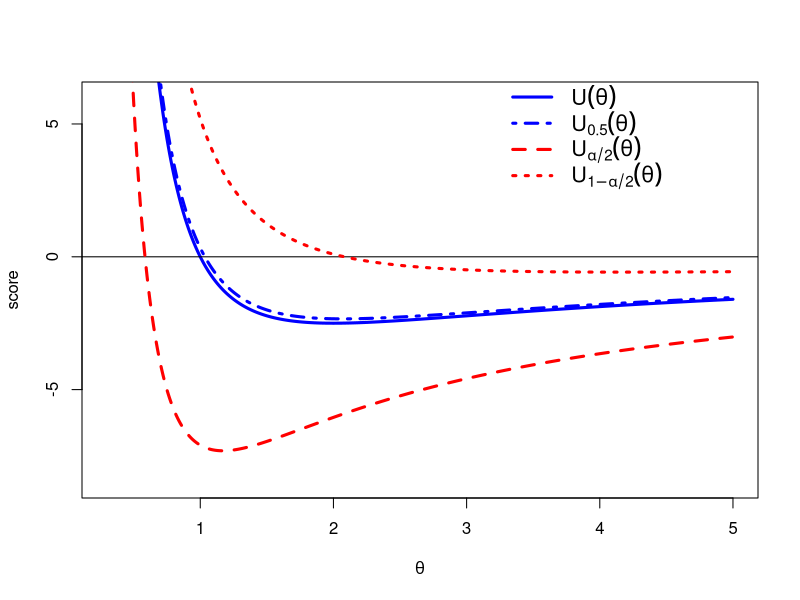

The R script that drew this image:
# Confidence limits for the variance (theta) of a normal 
# distribution with known mean based on n iid observations.
# Example 2 in
# Higher-order approximate confidence intervals
# Pinheiro, E.C, Ferrari, S.L.P., Medeiros, F.M.C.
# 2019
# Date: 04/12/2019

n=20 #sample size
thetahat=1 #sum(x^2)/n
alpha=0.05 #To construct gamma = 1-alpha confidence limits

k<-function(alpha)
{
  return( sqrt(2)*( qnorm(alpha)+(sqrt(2)*(qnorm(alpha)^2-1))/(3*sqrt(n))+(qnorm(alpha)^3-7*qnorm(alpha))/(18*n) ) )
}
U<-function(theta)
{
  return( (n/(2*theta)*(thetahat/theta - 1)) )
}
Ulower<-function(theta)
{
  return( (n/(2*theta))*( thetahat/theta - 1 - k(1-alpha/2)/sqrt(n) ) )
}
Uupper<-function(theta)
{
  return( (n/(2*theta))*( thetahat/theta - 1 - k(alpha/2)/sqrt(n) ) )
}
UMedian<-function(theta)
{
  return( (n/(2*theta))*( thetahat/theta - 1 - k(1/2)/sqrt(n) ) )
}

theta<-seq(0.3,5,0.01)
plot(theta,U(theta),type="l",col="blue",lwd=3,lty=1,xlim=c(0.3,5),ylim=c(-8.5,6),xlab=expression(theta),ylab="score")
abline(h=0)
lines(theta,Ulower(theta),type="l",col="red" ,lwd=3,lty=2)
lines(theta,Uupper(theta),type="l",col="red" ,lwd=3,lty=3)
lines(theta,UMedian(theta),type="l",col="blue" ,lwd=3,lty=4)
legend(bty="n",x=3.2,y=7,legend=c(expression(U(theta),U[0.5](theta),U[alpha/2](theta),U[1-alpha/2](theta))),col=c("blue","blue","red","red"),lwd=c(3,3,3,3),lty=c(1,4,2,3),cex=1.3)

# MLE
MLE <- thetahat
MLE
# Median unbiased estimate
MUE <- MLE/(1+k(0.5)/sqrt(n))
MUE
MUE <- uniroot(UMedian, c(0.1,8), tol = 1e-15)
MUE[1]

#1 - alpha confidence limits
#
#MLE + asymp normality
#
LowerMLE <- MLE - qnorm(1-alpha/2)*MLE*sqrt(2)/sqrt(n)
LowerMLE
UpperMLE <- MLE + qnorm(1-alpha/2)*MLE*sqrt(2)/sqrt(n)
UpperMLE
#
#MUE with asymp normality
#
LowerMUE <- as.numeric(MUE[1]) - qnorm(1-alpha/2)*as.numeric(MUE[1])/sqrt(n)
LowerMUE
UpperMUE <- as.numeric(MUE[1]) + qnorm(1-alpha/2)*as.numeric(MUE[1])/sqrt(n)
UpperMUE
#
#HOACI 
#
LowerHOACI <- uniroot(Ulower, c(0.1,20), tol = 1e-15)
LowerHOACI[1]
UpperHOACI <- uniroot(Uupper, c(0.1,8), tol = 1e-15)
UpperHOACI[1]
#
#Exact - uses the exact distribution of n*thetahat/theta, a chi-squared dist with n df.
#
LowerExact<- n*thetahat/qchisq(1-alpha/2,n)
LowerExact
UpperExact<- n*thetahat/qchisq(alpha/2,n)
UpperExact

